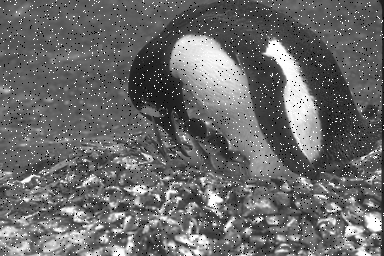
%> input picture 3 year/5 semestr/MPOC/Lab7/Obraz_01a.png, 384 x 256 px
$ octave task1.m   (GNU Octave 9; MATLAB toolbox functions it lacks are replaced by stand-ins)
%> lines starting %> are read from the running program, lines starting %| are printed output that depends on the picture
clc
close all
clear all

pkg image load

img1 = imread('Obraz_01a.png');
%> img1 is the input picture: size 256x384 uint8; min 0, max 255, mean 106
img2 = imread('Obraz_02a.png');
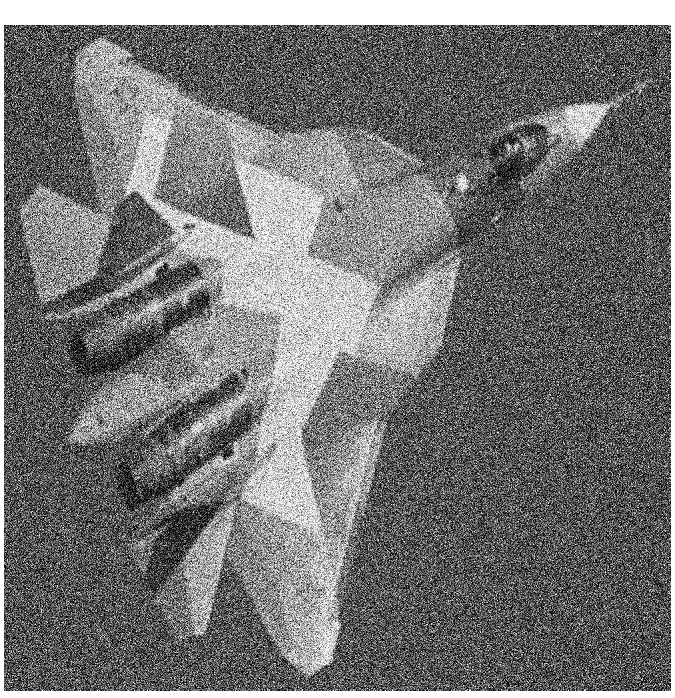
%> input picture 3 year/5 semestr/MPOC/Lab7/Obraz_02a.png, 675 x 698 px
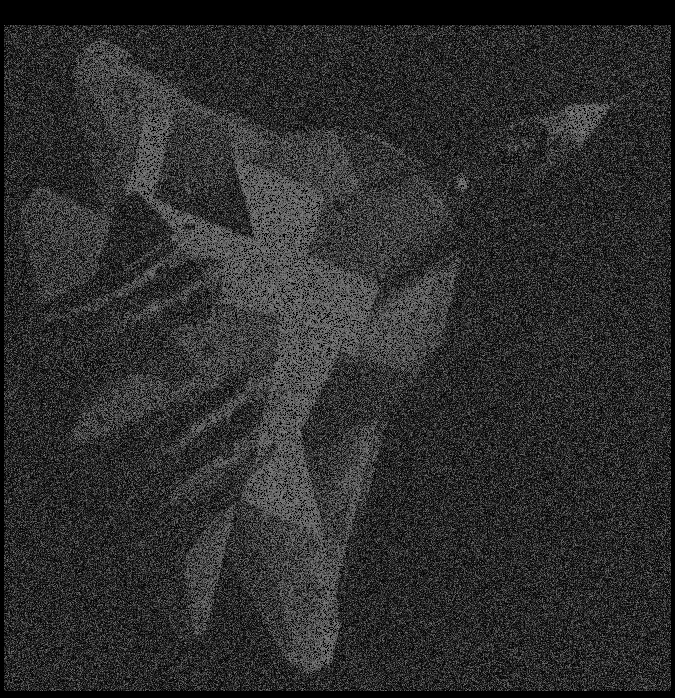
%> img2: size 698x675 uint8; min 0, max 127, mean 45.7
img3 = imread('Obraz_03a.png');
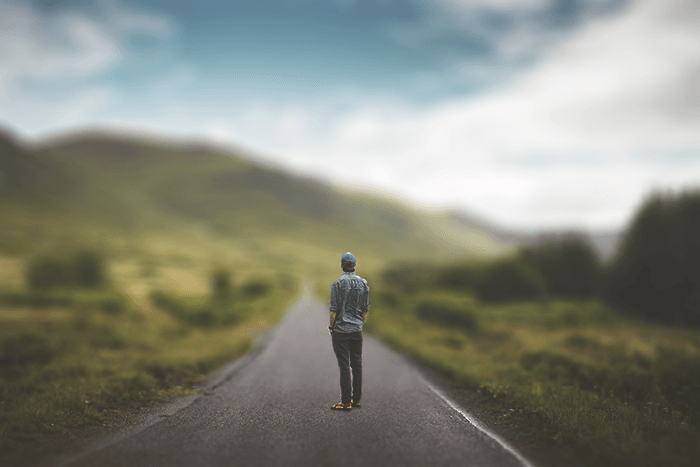
%> input picture 3 year/5 semestr/MPOC/Lab7/Obraz_03a.png, 700 x 467 px
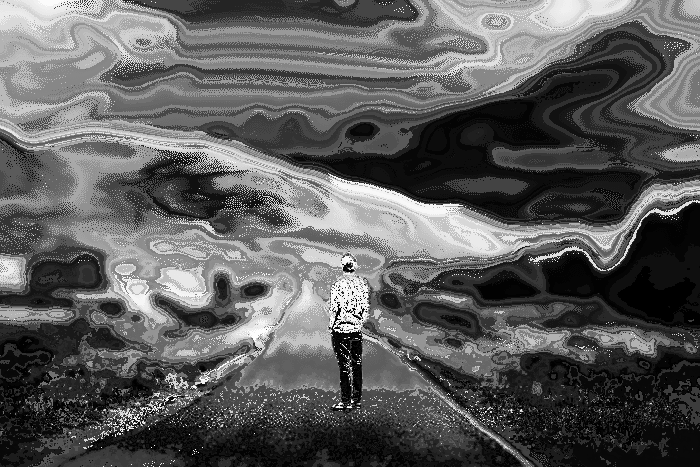
%> img3: size 467x700 uint8; min 0, max 255, mean 92.1

img1_filtered = medfilt2(img1, [3 3]);
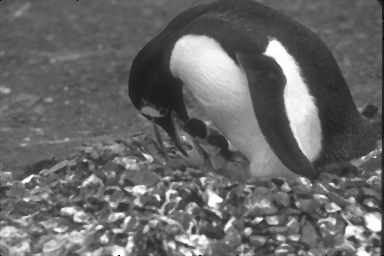
%> img1_filtered: size 256x384 uint8; min 0, max 255, mean 104.1
img2_filtered = medfilt2(img2, [3 3]);
img3_filtered = medfilt2(img3, [3 3]);
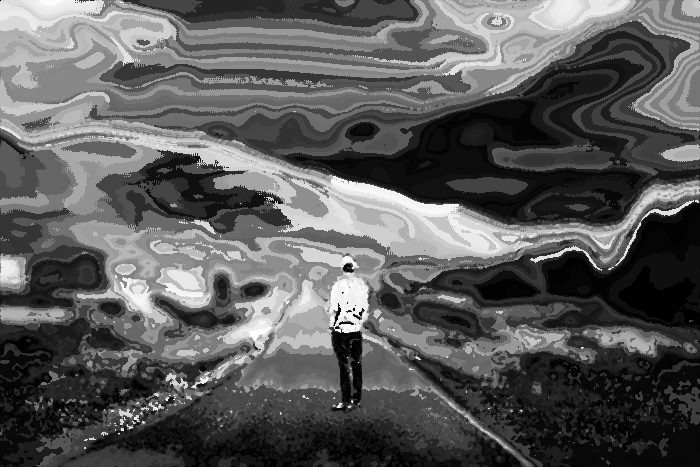
%> img3_filtered: size 467x700 uint8; min 0, max 254, mean 90.7

imwrite(img1_filtered, 'image1_filtered.jpg');
imwrite(img2_filtered, 'image2_filtered.jpg');
imwrite(img3_filtered, 'image3_filtered.jpg');

figure;
subplot(3, 3, 1), imshow(img1), title('Image1 Oryginał');
subplot(3, 3, 2), imshow(img2), title('Image2 Oryginał');
subplot(3, 3, 3), imshow(img3), title('Image3 Oryginał');
subplot(3, 3, 4), imshow(img1_filtered), title('img1_filtered');
subplot(3, 3, 5), imshow(img2_filtered), title('img2_filtered');
subplot(3, 3, 6), imshow(img3_filtered), title('img3_filtered');
